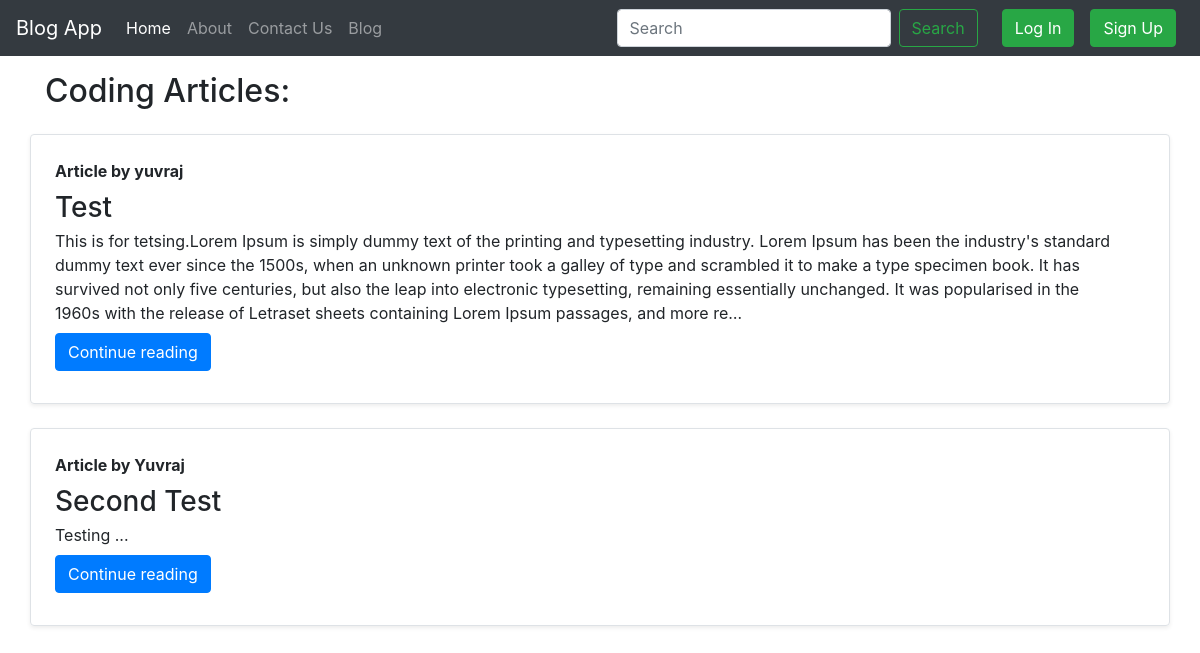
The page /blog/ on the database as committed earlier.
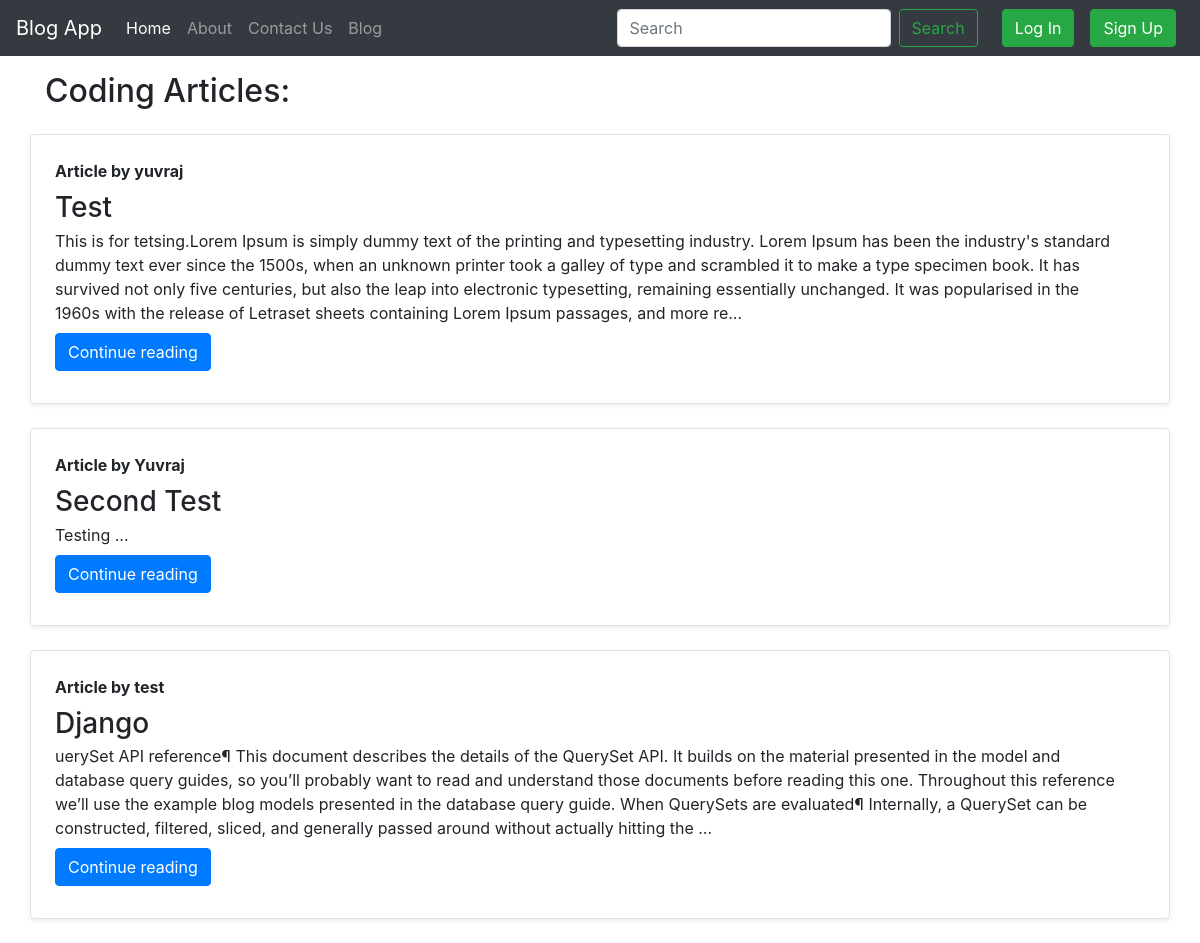
The same page on the database as committed later.
### blog/models.py (models this page shows, shortened)
class Post(models.Model):
    sno=models.AutoField(primary_key=True)
    title=models.CharField(max_length=255)
    author=models.CharField(max_length=13)
    slug=models.CharField(max_length=130)
    content=models.TextField()
    timeStamp=models.DateTimeField(blank=True)

### blog/views.py (the view)
# urls.py: path('',views.blogHome,name='blogHome'),
def blogHome(request):
    allPost=Post.objects.all()
    context={'allPost':allPost}
    return render(request,'blog/blogHome.html' ,context)

### templates/blog/blogHome.html (shortened to what this page needs)
{% extends 'base.html' %}
{% block body %}
<div class="container my-3">
  <h2>Coding Articles:</h2>
{% for post in allPost %}
  <div class="row g-0 border rounded overflow-hidden flex-md-row my-4 shadow-sm h-md-250 position-relative __web-inspector-hide-shortcut__">
    <div class="col p-4 d-flex flex-column position-static">
      <strong class="d-inline-block mb-2 text-primary-emphasis">Article by {{post.author}}</strong>
      <h3 class="mb-0">{{post.title}}</h3>
      <p class="card-text mb-auto">{{post.content| truncatechars:500}}</p>
      <div class="my-2">
      <a href="/blog/{{post.slug}}" role="button" class="btn btn-primary">
        Continue reading
      </a>
    </div>
    </div>
    <div class="col-auto d-none d-lg-block">
    </div>
  </div>
  {% endfor %}
</div>
{% endblock body %}

Rows that differ between the two databases and show on the page:
added Post: author "test", title "Django", content "uerySet API reference¶ This document describes the details of the QuerySet API. It builds on the material presented in the model and database query guides, so you’ll probably want to read and understand those documents before reading this one. Throughout this reference we’ll use the example blog models presented in the database query guide. When QuerySets are evaluated¶ Internally, a QuerySet can be constructed, filtered, sliced, and generally passed around without actually hitting the …"
